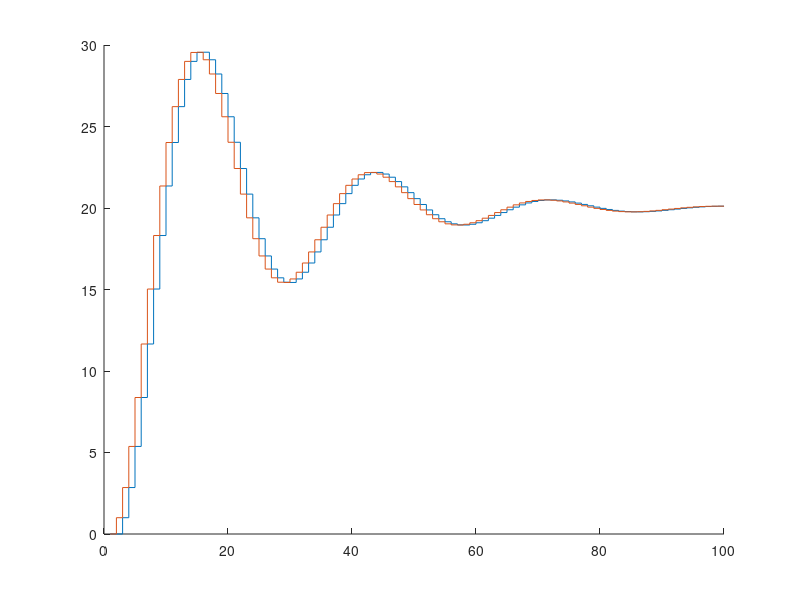

Write MATLAB code to recreate this figure.
function discretesystemsimulation
x(1,2)=0;
u=1;
for k=1:1:100
    x(k+1,1)=x(k,2);
    x(k+1,2)=-0.9*x(k,1)+1.85*x(k,2)+u;
end
t=1:1:100;
hold on
stairs(t,x(1:100,1))
stairs(t,x(1:100,2))
end

